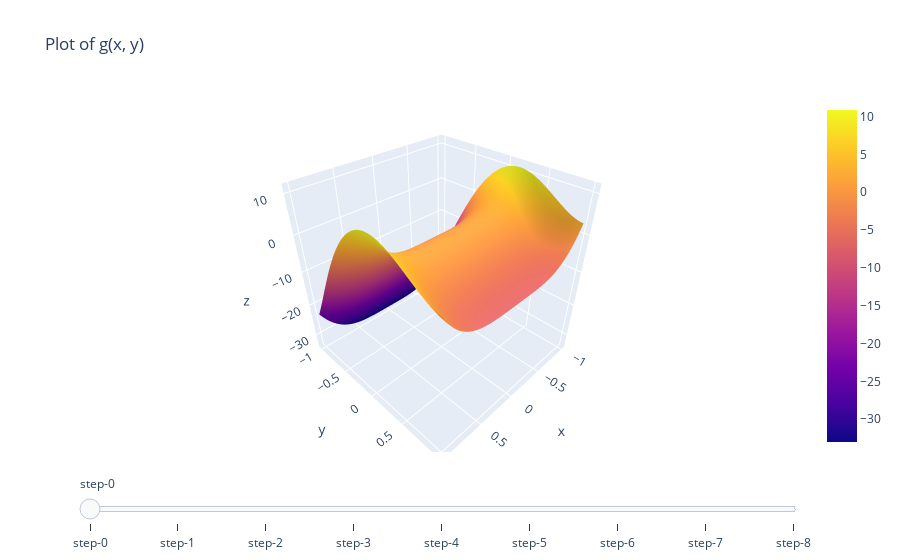

The cell this chart's notebook holds for it:
### Code cell
# create 3D plot
fig = go.Figure()
# add trace for each scale step
for step in np.arange(1, 10, 1):
    X, Y = 2*[np.linspace(-step, step, 100)]
    fig.add_trace(go.Surface(z=[[g([x, y]) for y in Y] for x in X], 
                             x=X, 
                             y=Y, 
                             visible=False))
# make first trace visible
fig.data[0].visible = True

# create and add slider
steps = []
for i in range(len(fig.data)):
    step = dict(
        method="update",
        args=[{"visible": [False] * len(fig.data)}])
    step["args"][0]["visible"][i] = True
    steps.append(step)

sliders = [dict(
    active=10,
    steps=steps
)]

fig.update_layout(sliders=sliders, title='Plot of g(x, y)', autosize=False)
fig.show()
#plotly do wizualizacji kroków
